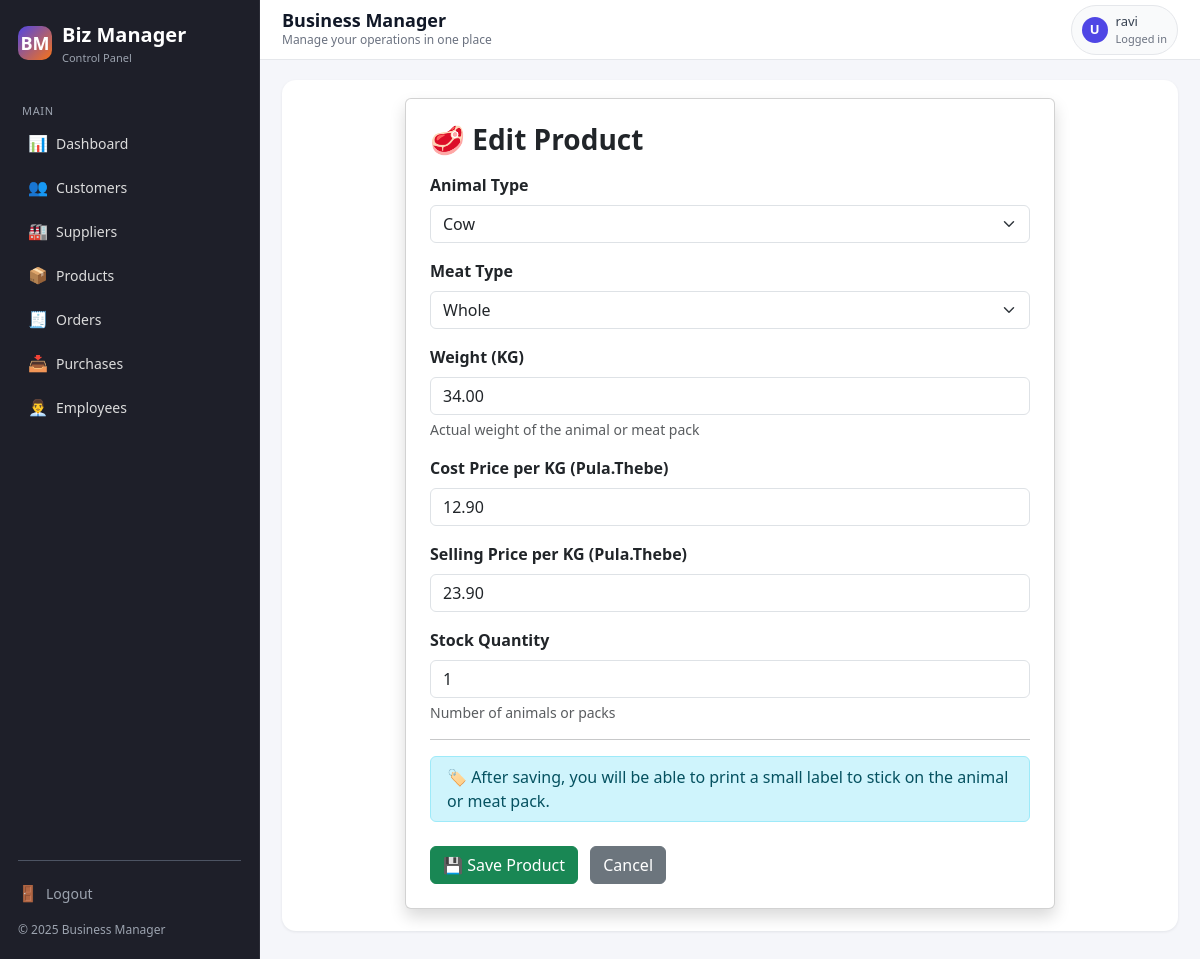
The app's page /inventory/3/edit/ (signed in) with its own data.
### inventory/models.py (models this page shows, shortened)
class Product(models.Model):
    ANIMAL_CHOICES = [
        ("Cow", "Cow"),
        ("Goat", "Goat"),
        ("Sheep", "Sheep"),
        ("Pig", "Pig"),
        ("Chicken", "Chicken"),
    ]
    MEAT_CHOICES = [
        ("Whole", "Whole"),
        ("Beef", "Beef"),
        ("Mutton", "Mutton"),
        ("Goat Meat", "Goat Meat"),
        ("Pork", "Pork"),
        ("Chicken", "Chicken"),
    ]
    animal_type = models.CharField(max_length=50, choices=ANIMAL_CHOICES)
    meat_type = models.CharField(max_length=50, choices=MEAT_CHOICES)
    weight_kg = models.DecimalField(max_digits=6, decimal_places=2)
    cost_price_per_kg = models.DecimalField(max_digits=8, decimal_places=2)
    selling_price_per_kg = models.DecimalField(max_digits=8, decimal_places=2)
    stock = models.PositiveIntegerField(default=1)
    code = models.UUIDField(default=uuid.uuid4, editable=False, unique=True)
    created_at = models.DateTimeField(auto_now_add=True)

### inventory/views.py (the view)
# urls.py: path("<int:pk>/edit/", views.product_update, name="product_update"),
@login_required
def product_update(request, pk):
    product = get_object_or_404(Product, pk=pk)
    if request.method == "POST":
        form = ProductForm(request.POST, instance=product)
        if form.is_valid():
            form.save()
            return redirect("product_list")
    else:
        form = ProductForm(instance=product)
    return render(request, "inventory/product_form.html", {"form": form, "title": "Edit Product"})

### inventory/forms.py
class ProductForm(forms.ModelForm):
    class Meta:
        model = Product
        fields = [
            "animal_type",
            "meat_type",
            "weight_kg",
            "cost_price_per_kg",
            "selling_price_per_kg",
            "stock",
        ]
        widgets = {
            "animal_type": forms.Select(attrs={"class": "form-select"}),
            "meat_type": forms.Select(attrs={"class": "form-select"}),
            "weight_kg": forms.NumberInput(
                attrs={"class": "form-control", "step": "0.01"}
            ),
            "cost_price_per_kg": forms.NumberInput(
                attrs={"class": "form-control", "step": "0.01"}
            ),
            "selling_price_per_kg": forms.NumberInput(
                attrs={"class": "form-control", "step": "0.01"}
            ),
            "stock": forms.NumberInput(attrs={"class": "form-control"}),
        }

### templates/inventory/product_form.html (shortened to what this page needs)
{% extends "base.html" %}
{% block content %}
<div class="card shadow p-4" style="max-width: 650px; margin: auto;">
    <h3 class="fw-bold mb-3">
        🥩 {{ title|default:"Add Animal / Meat Product" }}
    </h3>
    <form method="post">
        <div class="mb-3">
            <label class="form-label fw-bold">Animal Type</label>
            {{ form.animal_type }}
        </div>
        <div class="mb-3">
            <label class="form-label fw-bold">Meat Type</label>
            {{ form.meat_type }}
        </div>
        <div class="mb-3">
            <label class="form-label fw-bold">Weight (KG)</label>
            {{ form.weight_kg }}
            <div class="form-text">
                Actual weight of the animal or meat pack
            </div>
        </div>
        <div class="mb-3">
            <label class="form-label fw-bold">Cost Price per KG (Pula.Thebe)</label>
            {{ form.cost_price_per_kg }}
        </div>
        <div class="mb-3">
            <label class="form-label fw-bold">Selling Price per KG (Pula.Thebe)</label>
            {{ form.selling_price_per_kg }}
        </div>
        <div class="mb-3">
            <label class="form-label fw-bold">Stock Quantity</label>
            {{ form.stock }}
            <div class="form-text">
                Number of animals or packs
            </div>
        </div>
        <hr>
        <div class="alert alert-info py-2">
            🏷️ After saving, you will be able to print a small label
            to stick on the animal or meat pack.
        </div>
        <button class="btn btn-success mt-2">
            💾 Save Product
        </button>
        <a href="{% url 'product_list' %}" class="btn btn-secondary mt-2 ms-2">
            Cancel
        </a>
    </form>
</div>
{% endblock %}

### templates/base.html (shortened to what this page needs)
<!DOCTYPE html>
<html lang="en">
<head>
    <link href="https://cdn.jsdelivr.net/npm/bootstrap@5.3.2/dist/css/bootstrap.min.css" rel="stylesheet">
</head>
<body>
<div class="app-layout">
    <aside class="sidebar" id="sidebar">
        <div class="sidebar-brand">
            <div class="sidebar-logo">BM</div>
            <div>
                <p class="sidebar-title">Biz Manager</p>
                <p class="sidebar-subtitle">Control Panel</p>
            </div>
        </div>
        <p class="sidebar-section-label">Main</p>
        <ul class="sidebar-nav">
            <li class="sidebar-nav-item">
                <a href="{% url 'dashboard' %}" class="sidebar-nav-link">
                    <span class="icon">📊</span>
                    <span>Dashboard</span>
                </a>
            </li>
            <li class="sidebar-nav-item">
                <a href="/crm/customers/" class="sidebar-nav-link">
                    <span class="icon">👥</span>
                    <span>Customers</span>
                </a>
            </li>
            <li class="sidebar-nav-item">
                <a href="/crm/suppliers/" class="sidebar-nav-link">
                    <span class="icon">🏭</span>
                    <span>Suppliers</span>
                </a>
            </li>
            <li class="sidebar-nav-item">
                <a href="/inventory/" class="sidebar-nav-link">
                    <span class="icon">📦</span>
                    <span>Products</span>
                </a>
            </li>
            <li class="sidebar-nav-item">
                <a href="/sales/orders/" class="sidebar-nav-link">
                    <span class="icon">🧾</span>
                    <span>Orders</span>
                </a>
            </li>
            <li class="sidebar-nav-item">
                <a href="{% url 'sales_documents_dashboard' %}" class="sidebar-nav-link">
                    <span class="icon">📥</span>
                    <span>Purchases</span>
                </a>
            </li>
            <li class="sidebar-nav-item">
                <a href="/hr/employees/" class="sidebar-nav-link">
                    <span class="icon">👨‍💼</span>
                    <span>Employees</span>
                </a>
            </li>
        </ul>
        <div class="sidebar-divider"></div>
        <div class="sidebar-footer">
            <div class="mb-2">
                <a href="{% url 'logout' %}" class="sidebar-nav-link" style="padding-left: 0;">
                    <span class="icon">🚪</span>
                    <span>Logout</span>
                </a>
            </div>
            <div>© {% now "Y" %} Business Manager</div>
        </div>
    </aside>
    <div class="main-wrapper">
        <header class="topbar">
            <div class="topbar-left">
                <h1>{% block page_heading %}Business Manager{% endblock %}</h1>
                <small>{% block page_subtitle %}Manage your operations in one place{% endblock %}</small>
            </div>
            <div class="topbar-right">
                <div class="topbar-user">
                    <div class="topbar-user-avatar">
                        {{ request.user.first_name|default:"U"|first|upper }}
                    </div>
                    <div>
                        <div style="font-weight: 500;">
                            {{ request.user.get_full_name|default:request.user.username }}
                        </div>
                        <div style="font-size: 11px; color: #6b7280;">
                            Logged in
                        </div>
                    </div>
                </div>
            </div>
        </header>
        <main class="content">
            <div class="content-inner">
                {% block content %}{% endblock %}
            </div>
        </main>
    </div>
</div>
</body>
</html>

### records on screen
Product: animal_type "Cow", meat_type "Whole", weight_kg "34.00", cost_price_per_kg "12.90", selling_price_per_kg "23.90", stock "1"

### other values on screen
{{ request.user.first_name|default:"U"|first|upper }} "U"
{{ request.user.get_full_name|default:request.user.username }} "ravi"
{{ title|default:"Add Animal / Meat Product" }} "Edit Product"
